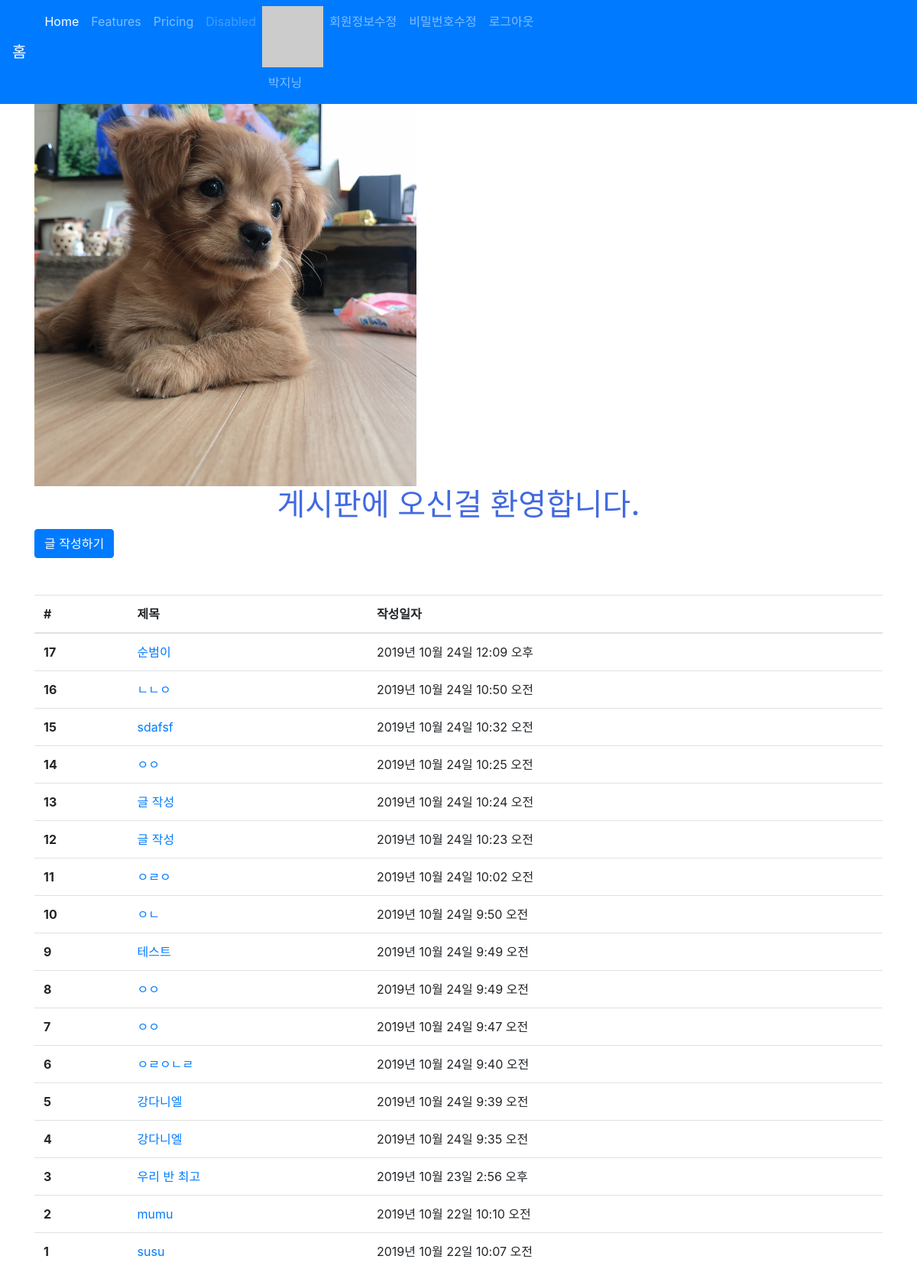
/articles/explore/ (signed in), run on the app's committed database.
### accounts/models.py (models this page shows)
class User(AbstractUser):
    followers = models.ManyToManyField( # follower: 나를 따르는 사람
        settings.AUTH_USER_MODEL,
        related_name='followings',
        blank=True
    )

### articles/models.py (models this page shows, shortened)
class Article(models.Model):
    title = models.CharField(max_length=10)
    content = models.TextField()
    image = models.ImageField(blank=True)
    image_thumbnail = ImageSpecField(
        processors=[ResizeToFill(300, 300)],
        format='JPEG',
        options={'quality': 80}
    )
    created_at = models.DateTimeField(auto_now_add=True)
    updated_at = models.DateTimeField(auto_now=True)
    user = models.ForeignKey(settings.AUTH_USER_MODEL, on_delete=models.CASCADE)
    like_users = models.ManyToManyField(
                                settings.AUTH_USER_MODEL,
                                related_name='like_articles',
                                blank=True
                                )
    hashtags = models.ManyToManyField(
                                HashTag,
                                related_name='articles',
                                blank=True
                                )

### articles/views.py (the view)
# urls.py: path('explore/', views.explore, name='explore'),
def explore(request):
    followings = request.user.followings.all()
    followings = chain(followings, [request.user])
    articles = Article.objects.filter(user__in=followings).order_by('-id')
    context = {
        'articles': articles
    }
    return render(request, 'articles/test.html', context)

### articles/templatetags/gravatar.py (called while the page is built)
@register.filter
def makehash(user):
    email = user.email
    social_user = user.socialaccount_set.all().first()
    if social_user:
        return social_user.extra_data.get('properties').get('profile_image')
    return  'https://www.gravatar.com/avatar/' + hashlib.md5(email.strip().lower().encode('utf-8')).hexdigest()

### articles/templates/articles/test.html (shortened to what this page needs)
{% extends 'articles/base.html' %}
{% load static %}
{% block css %}
<link rel="stylesheet" href="{% static 'articles/style.css' %}">
{% endblock %}
{% block body %}
<img src="{% static 'articles/bg.jpg' %}" alt="배경" width="500">
<h1 class="text-center title">게시판에 오신걸 환영합니다.</h1>
{% if user.is_authenticated %}
  <a class="btn btn-primary" href="{% url 'articles:create' %}" role="button">글 작성하기</a>
{% endif %}
<table class="table mt-5">
  <thead>
    <tr>
      <th scope="col">#</th>
      <th scope="col">제목</th>
      <th scope="col">작성일자</th>
    </tr>
  </thead>
  {% for article in articles %}
  <tr>
    <th scope="row">{{ article.id}}</th>
    <td>
      <a href="{% url 'articles:detail' article.pk %}">
        {{ article.title }}
      </a>
    </td>
      <td>{{ article.created_at }}</td>
    </tr>
    {% endfor %}
</table>
{% endblock %}

### articles/templates/_navbar.html (shortened to what this page needs)
<nav class="navbar navbar-expand-lg navbar-dark bg-primary">
  <a class="navbar-brand" href="/articles/">홈</a>
  <div class="collapse navbar-collapse" id="navbarNav">
    <ul class="navbar-nav">
      <li class="nav-item active">
        <a class="nav-link" href="#">Home <span class="sr-only">(current)</span></a>
      </li>
      <li class="nav-item">
        <a class="nav-link" href="#">Features</a>
      </li>
      <li class="nav-item">
        <a class="nav-link" href="#">Pricing</a>
      </li>
      <li class="nav-item">
        <a class="nav-link disabled" href="#" tabindex="-1" aria-disabled="true">Disabled</a>
      </li>
      {% if user.is_authenticated %}
      <li class="nav-item">
        {% load gravatar %}
        <img src="{{ user|makehash }}" alt="">
        <a class="nav-link" href="{% url 'accounts:profile' user.pk %}">{{ user.username }}</a>
      </li>
      <li class="nav-item">
        <a class="nav-link" href="{% url 'accounts:update' %}">회원정보수정</a>
      </li>
      <li class="nav-item">
        <a class="nav-link" href="{% url 'accounts:password' %}">비밀번호수정</a>
      </li>
      <li class="nav-item">
        <a class="nav-link" href="{% url 'accounts:logout' %}">로그아웃</a>
      </li>
      {% endif %}
    </ul>
  </div>
</nav>

### articles/static/articles/style.css (style rules this page uses)
.title { color: royalblue; }

### data on the page
User: username "박지닝"
Article: id "17", title "순범이", created_at "2019년 10월 24일 12:09 오후"
Article: id "16", title "ㄴㄴㅇ", created_at "2019년 10월 24일 10:50 오전"
Article: id "15", title "sdafsf", created_at "2019년 10월 24일 10:32 오전"
Article: id "14", title "ㅇㅇ", created_at "2019년 10월 24일 10:25 오전"
Article: id "13", title "글 작성", created_at "2019년 10월 24일 10:24 오전"
Article: id "12", title "글 작성", created_at "2019년 10월 24일 10:23 오전"
Article: id "11", title "ㅇㄹㅇ", created_at "2019년 10월 24일 10:02 오전"
Article: id "10", title "ㅇㄴ", created_at "2019년 10월 24일 9:50 오전"
Article: id "9", title "테스트", created_at "2019년 10월 24일 9:49 오전"
Article: id "8", title "ㅇㅇ", created_at "2019년 10월 24일 9:49 오전"
Article: id "7", title "ㅇㅇ", created_at "2019년 10월 24일 9:47 오전"
Article: id "6", title "ㅇㄹㅇㄴㄹ", created_at "2019년 10월 24일 9:40 오전"
Article: id "5", title "강다니엘", created_at "2019년 10월 24일 9:39 오전"
Article: id "4", title "강다니엘", created_at "2019년 10월 24일 9:35 오전"
Article: id "3", title "우리 반 최고", created_at "2019년 10월 23일 2:56 오후"
Article: id "2", title "mumu", created_at "2019년 10월 22일 10:10 오전"
Article: id "1", title "susu", created_at "2019년 10월 22일 10:07 오전"
